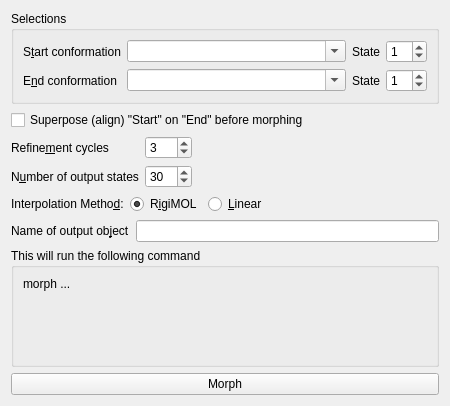
<?xml version="1.0" encoding="UTF-8"?>
<ui version="4.0">
 <class>Form</class>
 <widget class="QWidget" name="Form">
  <property name="geometry">
   <rect>
    <x>0</x>
    <y>0</y>
    <width>450</width>
    <height>406</height>
   </rect>
  </property>
  <property name="windowTitle">
   <string notr="true">Conformational Morphing</string>
  </property>
  <layout class="QVBoxLayout" name="verticalLayout">
   <item>
    <widget class="QGroupBox" name="groupBox">
     <property name="title">
      <string notr="true">Selections</string>
     </property>
     <layout class="QGridLayout" name="gridLayout">
      <item row="1" column="2">
       <widget class="QLabel" name="label_4">
        <property name="text">
         <string notr="true">State</string>
        </property>
        <property name="buddy">
         <cstring>input_state2</cstring>
        </property>
       </widget>
      </item>
      <item row="1" column="3">
       <widget class="QSpinBox" name="input_state2">
        <property name="toolTip">
         <string>-1: current state
&gt;0: specific object state</string>
        </property>
        <property name="minimum">
         <number>-1</number>
        </property>
        <property name="value">
         <number>1</number>
        </property>
       </widget>
      </item>
      <item row="0" column="1">
       <widget class="QComboBox" name="input_sele1">
        <property name="sizePolicy">
         <sizepolicy hsizetype="Expanding" vsizetype="Fixed">
          <horstretch>0</horstretch>
          <verstretch>0</verstretch>
         </sizepolicy>
        </property>
        <property name="editable">
         <bool>true</bool>
        </property>
       </widget>
      </item>
      <item row="1" column="0">
       <widget class="QLabel" name="label_2">
        <property name="text">
         <string notr="true">E&amp;nd conformation</string>
        </property>
        <property name="buddy">
         <cstring>input_sele2</cstring>
        </property>
       </widget>
      </item>
      <item row="0" column="2">
       <widget class="QLabel" name="label_3">
        <property name="text">
         <string notr="true">State</string>
        </property>
        <property name="buddy">
         <cstring>input_state1</cstring>
        </property>
       </widget>
      </item>
      <item row="0" column="3">
       <widget class="QSpinBox" name="input_state1">
        <property name="toolTip">
         <string notr="true">-1: current state
0: create N-1 morphings between all consecutive states
&gt;0: specific object state</string>
        </property>
        <property name="minimum">
         <number>-1</number>
        </property>
        <property name="value">
         <number>1</number>
        </property>
       </widget>
      </item>
      <item row="0" column="0">
       <widget class="QLabel" name="label">
        <property name="text">
         <string notr="true">S&amp;tart conformation</string>
        </property>
        <property name="buddy">
         <cstring>input_sele1</cstring>
        </property>
       </widget>
      </item>
      <item row="1" column="1">
       <widget class="QComboBox" name="input_sele2">
        <property name="sizePolicy">
         <sizepolicy hsizetype="Expanding" vsizetype="Fixed">
          <horstretch>0</horstretch>
          <verstretch>0</verstretch>
         </sizepolicy>
        </property>
        <property name="editable">
         <bool>true</bool>
        </property>
       </widget>
      </item>
     </layout>
    </widget>
   </item>
   <item>
    <widget class="QCheckBox" name="superpose">
     <property name="text">
      <string notr="true">Superpose (align) &quot;Start&quot; on &quot;End&quot; before morphing</string>
     </property>
    </widget>
   </item>
   <item>
    <layout class="QGridLayout" name="_2">
     <item row="0" column="0">
      <widget class="QLabel" name="label_5">
       <property name="text">
        <string notr="true">Refine&amp;ment cycles</string>
       </property>
       <property name="buddy">
        <cstring>input_refinement</cstring>
       </property>
      </widget>
     </item>
     <item row="1" column="1">
      <widget class="QSpinBox" name="input_steps">
       <property name="maximum">
        <number>999</number>
       </property>
       <property name="value">
        <number>30</number>
       </property>
      </widget>
     </item>
     <item row="0" column="1">
      <widget class="QSpinBox" name="input_refinement">
       <property name="toolTip">
        <string notr="true">number of sculpting refinement cycles to clean distorted intermediates</string>
       </property>
       <property name="value">
        <number>3</number>
       </property>
      </widget>
     </item>
     <item row="1" column="0">
      <widget class="QLabel" name="label_6">
       <property name="text">
        <string notr="true">N&amp;umber of output states</string>
       </property>
       <property name="buddy">
        <cstring>input_steps</cstring>
       </property>
      </widget>
     </item>
     <item row="0" column="2">
      <spacer name="horizontalSpacer_2">
       <property name="orientation">
        <enum>Qt::Horizontal</enum>
       </property>
       <property name="sizeHint" stdset="0">
        <size>
         <width>40</width>
         <height>20</height>
        </size>
       </property>
      </spacer>
     </item>
    </layout>
   </item>
   <item>
    <layout class="QHBoxLayout" name="horizontalLayout">
     <item>
      <widget class="QLabel" name="label_7">
       <property name="text">
        <string notr="true">Interpolation Metho&amp;d:</string>
       </property>
       <property name="buddy">
        <cstring>input_method_rigimol</cstring>
       </property>
      </widget>
     </item>
     <item>
      <widget class="QRadioButton" name="input_method_rigimol">
       <property name="text">
        <string notr="true">R&amp;igiMOL</string>
       </property>
       <property name="checked">
        <bool>true</bool>
       </property>
      </widget>
     </item>
     <item>
      <widget class="QRadioButton" name="input_method_linear">
       <property name="text">
        <string notr="true">&amp;Linear</string>
       </property>
      </widget>
     </item>
     <item>
      <spacer name="horizontalSpacer">
       <property name="orientation">
        <enum>Qt::Horizontal</enum>
       </property>
       <property name="sizeHint" stdset="0">
        <size>
         <width>40</width>
         <height>20</height>
        </size>
       </property>
      </spacer>
     </item>
    </layout>
   </item>
   <item>
    <layout class="QHBoxLayout" name="horizontalLayout_2">
     <item>
      <widget class="QLabel" name="label_8">
       <property name="text">
        <string notr="true">Name of output ob&amp;ject</string>
       </property>
       <property name="buddy">
        <cstring>input_name</cstring>
       </property>
      </widget>
     </item>
     <item>
      <widget class="QLineEdit" name="input_name"/>
     </item>
    </layout>
   </item>
   <item>
    <widget class="QGroupBox" name="groupBox_2">
     <property name="sizePolicy">
      <sizepolicy hsizetype="Expanding" vsizetype="Preferred">
       <horstretch>0</horstretch>
       <verstretch>0</verstretch>
      </sizepolicy>
     </property>
     <property name="title">
      <string notr="true">This will run the following command</string>
     </property>
     <layout class="QVBoxLayout" name="verticalLayout_2">
      <item>
       <widget class="QLabel" name="output_command">
        <property name="sizePolicy">
         <sizepolicy hsizetype="Expanding" vsizetype="Expanding">
          <horstretch>0</horstretch>
          <verstretch>0</verstretch>
         </sizepolicy>
        </property>
        <property name="text">
         <string notr="true">morph ...</string>
        </property>
        <property name="alignment">
         <set>Qt::AlignLeading|Qt::AlignLeft|Qt::AlignTop</set>
        </property>
        <property name="wordWrap">
         <bool>true</bool>
        </property>
        <property name="textInteractionFlags">
         <set>Qt::TextSelectableByKeyboard|Qt::TextSelectableByMouse</set>
        </property>
       </widget>
      </item>
     </layout>
    </widget>
   </item>
   <item>
    <widget class="QPushButton" name="button_ok">
     <property name="text">
      <string notr="true">Morph</string>
     </property>
    </widget>
   </item>
  </layout>
  <zorder>groupBox</zorder>
  <zorder>superpose</zorder>
  <zorder>button_ok</zorder>
  <zorder>groupBox_2</zorder>
 </widget>
 <resources/>
 <connections/>
</ui>
